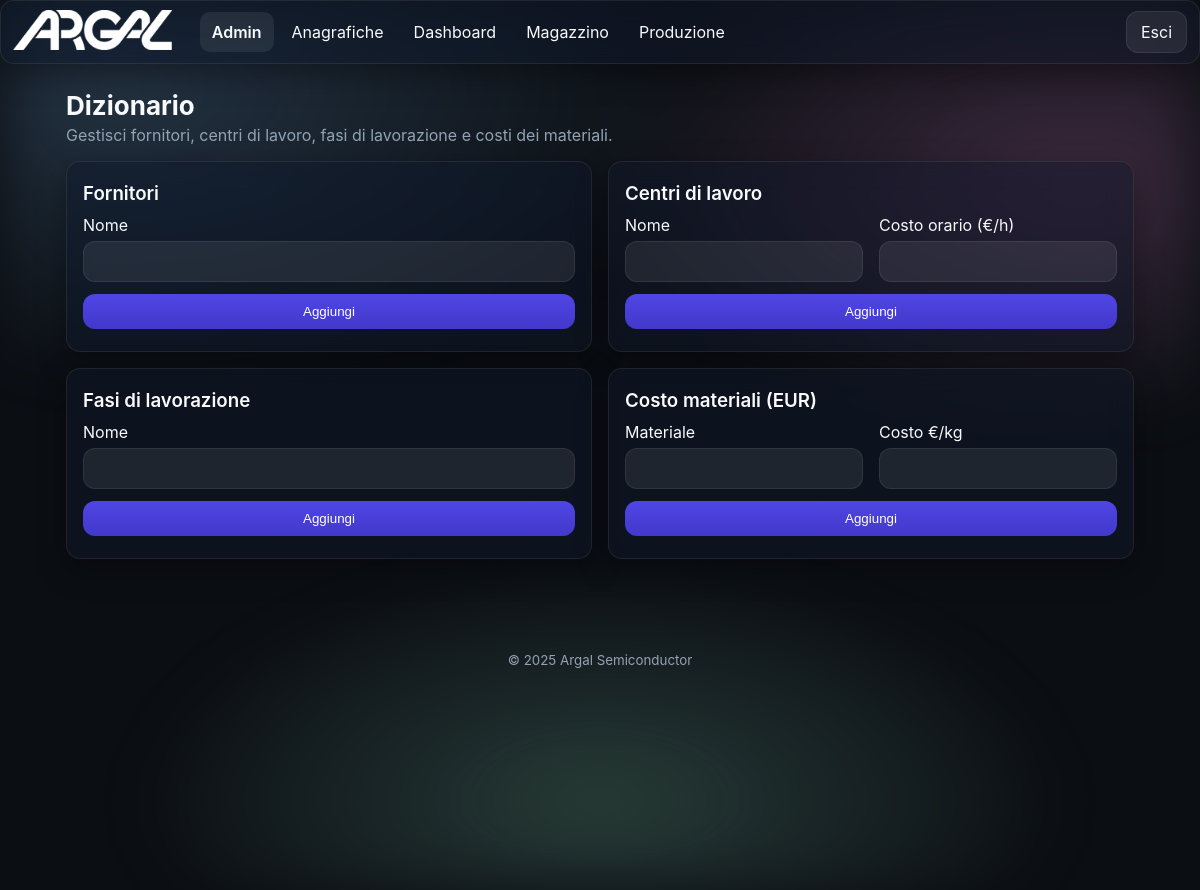
/admin/dictionary (signed in), run on an earlier commit of the app's database.
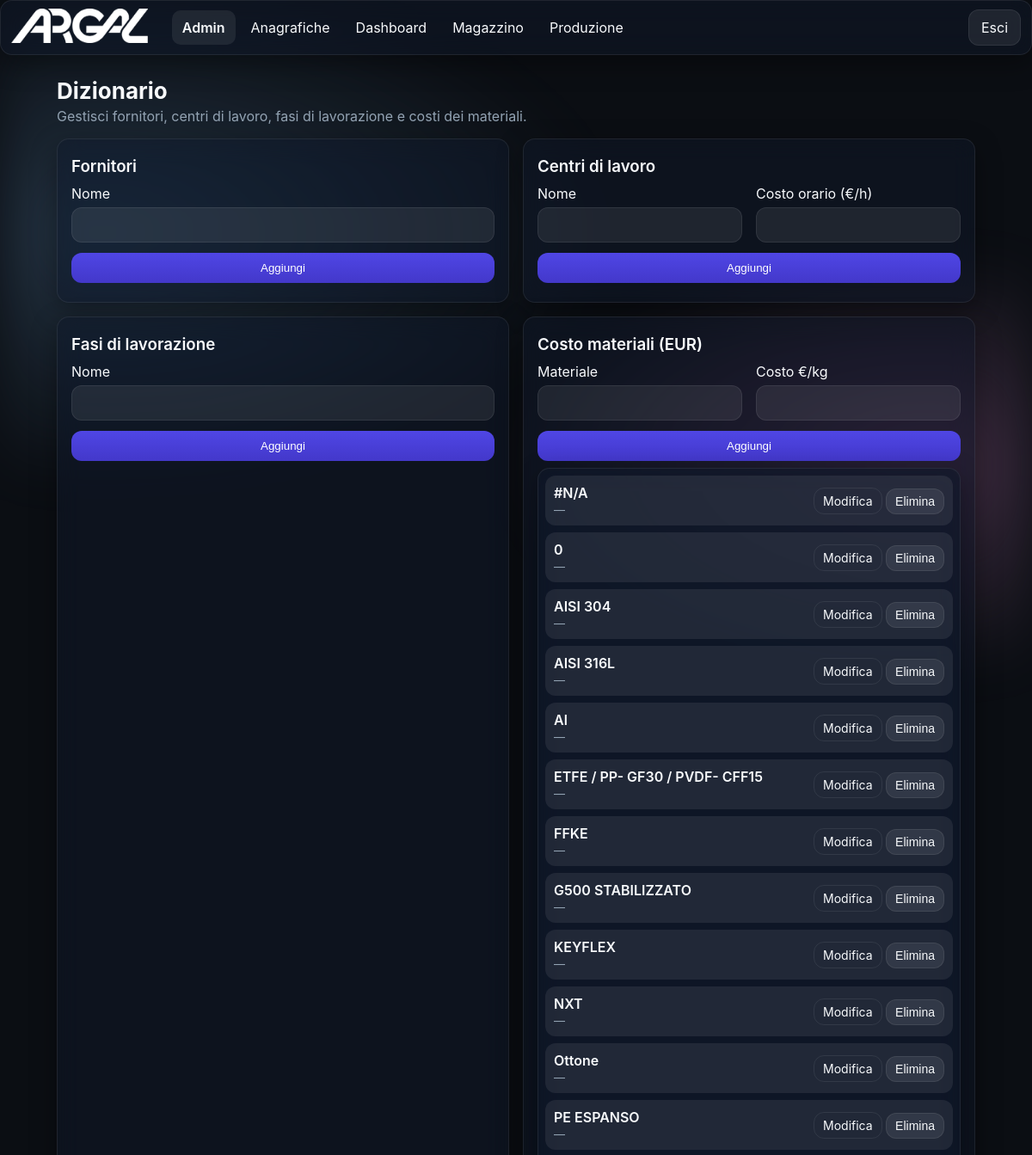
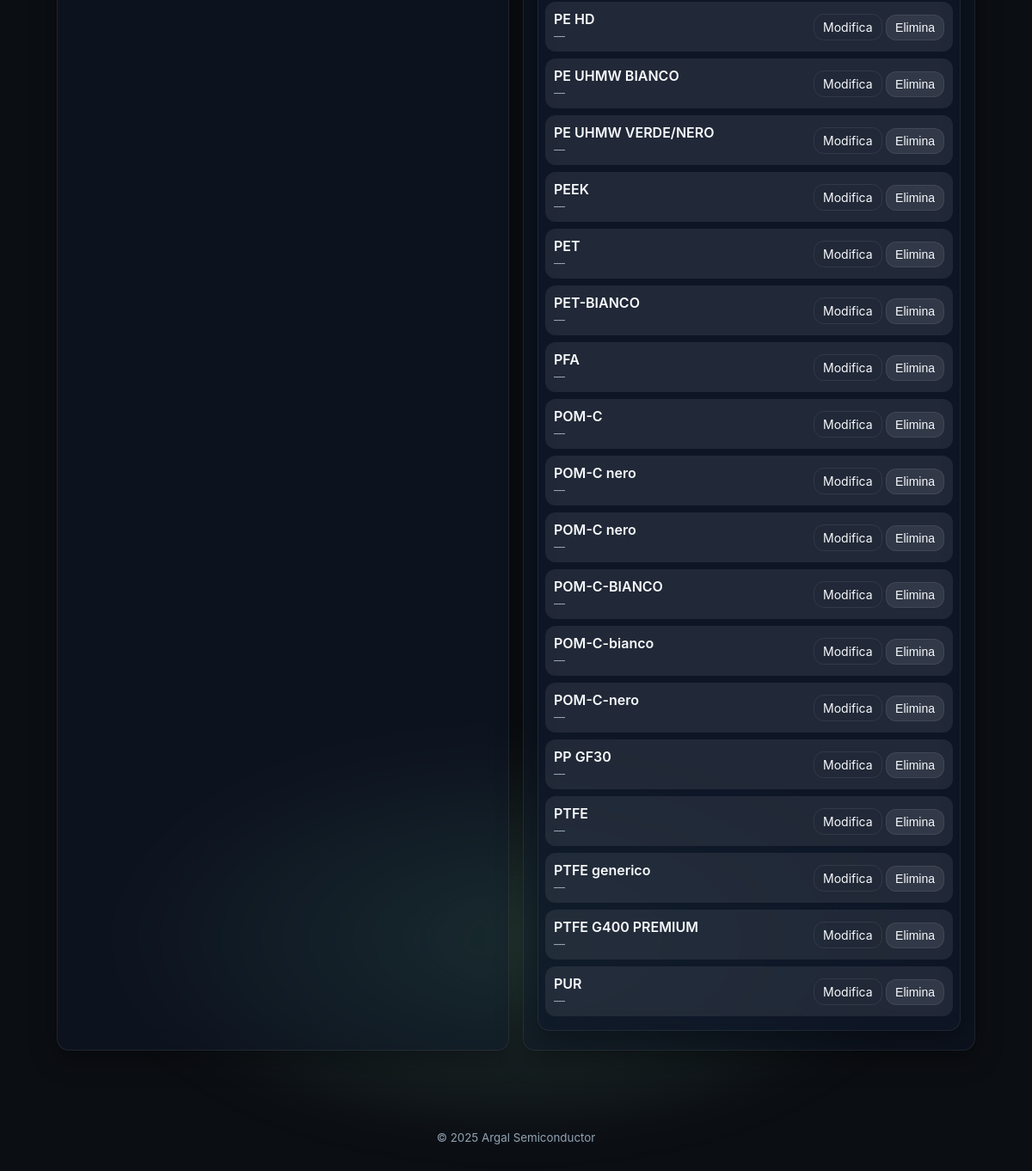
And on a later commit of the database (2 pictures, top to bottom).
### app/models.py (models this page shows)
class TimestampMixin(db.Model):
    __abstract__ = True
    created_at = db.Column(db.DateTime, default=datetime.utcnow)
    updated_at = db.Column(db.DateTime, default=datetime.utcnow, onupdate=datetime.utcnow)

class Module(TimestampMixin):
    __tablename__ = 'modules'
    id = db.Column(db.Integer, primary_key=True)
    name = db.Column(db.String(100), unique=True, nullable=False)
    slug = db.Column(db.String(100), unique=True, nullable=False)
    endpoint = db.Column(db.String(120), unique=True, nullable=False)
    enabled = db.Column(db.Boolean, default=True)
    icon = db.Column(db.String(100), default='cube')

class MaterialCost(TimestampMixin):
    __tablename__ = 'material_costs'
    id = db.Column(db.Integer, primary_key=True)
    material = db.Column(db.String(255), nullable=False)
    cost_eur = db.Column(db.Float)

### app/blueprints/admin/routes.py (the view, shortened to what this page needs)
@admin_bp.route('/dictionary', methods=['GET', 'POST'])
@login_required
def dictionary():
    admin_required()
    try:
        from sqlalchemy import text
        conn = db.engine.connect()
        res = conn.execute(text('PRAGMA table_info(work_centers)')).fetchall()
        col_names = [row[1] for row in res]  # second column contains the name
        if 'hourly_cost' not in col_names:
            conn.execute(text('ALTER TABLE work_centers ADD COLUMN hourly_cost FLOAT'))
        conn.close()
    except Exception:
        pass
    suppliers = Supplier.query.order_by(Supplier.name.asc()).all()
    work_centers = WorkCenter.query.order_by(WorkCenter.name.asc()).all()
    work_phases = WorkPhase.query.order_by(WorkPhase.name.asc()).all()
    material_costs = MaterialCost.query.order_by(MaterialCost.material.asc()).all()
    return render_template('admin/dictionary.html',
                           suppliers=suppliers,
                           work_centers=work_centers,
                           work_phases=work_phases,
                           material_costs=material_costs)

### app/blueprints/admin/routes.py (called while the page is built)
def admin_required():
    if not current_user.is_authenticated or not getattr(current_user, 'is_admin', False):
        abort(403)

@admin_bp.before_request
def check_admin():
    if not current_user.is_authenticated:
        return login_manager.unauthorized()
    if not current_user.is_admin:
        abort(403)

### app/models.py (called while the page is built)
@login_manager.user_loader
def load_user(user_id):
    try:
        return User.query.get(int(user_id))
    except Exception:
        return None

    @property
    def is_admin(self) -> bool:
        return self.role == 'admin'

### app/templates/admin/dictionary.html (shortened to what this page needs)
{% extends 'base.html' %}
{% block content %}
<section class="section">
  <h2 class="section-title">Dizionario</h2>
  <p class="section-subtitle">Gestisci fornitori, centri di lavoro, fasi di lavorazione e costi dei materiali.</p>
  <div class="grid grid-2">
    <div class="card glass">
      <h3 class="card-title">Fornitori</h3>
      <form method="post" class="form">
        <label class="field"><span>Nome</span><input name="name" required></label>
        <button class="btn primary" type="submit">Aggiungi</button>
      </form>
    </div>
    <div class="card glass">
      <h3 class="card-title">Centri di lavoro</h3>
      <form method="post" class="form">
        <div class="grid grid-2">
          <label class="field"><span>Nome</span><input name="name" required></label>
          <label class="field"><span>Costo orario (€/h)</span><input name="cost" type="number" step="0.0001"></label>
        </div>
        <button class="btn primary" type="submit">Aggiungi</button>
      </form>
    </div>
    <div class="card glass">
      <h3 class="card-title">Fasi di lavorazione</h3>
      <form method="post" class="form">
        <label class="field"><span>Nome</span><input name="name" required></label>
        <button class="btn primary" type="submit">Aggiungi</button>
      </form>
    </div>
    <div class="card glass">
      <h3 class="card-title">Costo materiali (EUR)</h3>
      <form method="post" class="form">
        <div class="grid grid-2">
          <label class="field"><span>Materiale</span><input name="material" required></label>
          <label class="field"><span>Costo €/kg</span><input name="cost" type="number" step="0.0001"></label>
        </div>
        <button class="btn primary" type="submit">Aggiungi</button>
      </form>
      {% if material_costs|length > 0 %}
        <div class="list glass" style="margin-top:8px;">
          {% for m in material_costs %}
          <div class="list-row">
            <div class="list-info">
              <div class="list-title">{{ m.material }}</div>
              <div class="list-subtitle">
                {% if m.cost_eur %}{{ m.cost_eur }} €/kg{% else %}—{% endif %}
              </div>
            </div>
            <div class="list-actions">
              <a class="btn small ghost" href="{{ url_for('admin.edit_material_cost', mc_id=m.id) }}">Modifica</a>
              <form method="post" action="{{ url_for('admin.delete_material_cost', mc_id=m.id) }}" style="display:inline;">
                <button class="btn danger small" type="submit" onclick="return confirm('Sei sicuro di voler eliminare questo costo materiale?');">Elimina</button>
              </form>
            </div>
          </div>
          {% endfor %}
        </div>
      {% endif %}
    </div>
  </div>
</section>
{% endblock %}

### app/templates/base.html (shortened to what this page needs)
<!doctype html>
<html lang="it" data-theme="dark">
<head>
  <link rel="stylesheet" href="{{ url_for('static', filename='css/styles.css') }}">
</head>
<body>
  <div class="bg-aurora"></div>
  {% if current_user.is_authenticated and not embedded %}
  <header class="app-header glass">
    <div class="brand">
      <a href="{{ url_for('dashboard.index') }}" class="brand-link" style="display:inline-block;">
        <img src="{{ url_for('static', filename='img/logo.png') }}" alt="Logo" class="logo">
      </a>
    </div>
    <nav class="nav-desktop">
      {% set cur_ep = request.endpoint or '' %}
      {% set detected_bp = (cur_ep.split('.')|first) %}
      {% set forced_bp = None %}
      {% if active_module is defined and active_module %}
        {% set forced_bp = active_module %}
      {% elif g is defined and g.active_module is defined and g.active_module %}
        {% set forced_bp = g.active_module %}
      {% endif %}
      {% set cur_bp = forced_bp if forced_bp else detected_bp %}
      {% for m in enabled_modules %}
        {% set mod_bp = (m.endpoint.split('.')|first) %}
        {% set is_active = (mod_bp == cur_bp) %}
        {% set display_name = 'Anagrafiche' if (m.slug == 'products' or m.name == 'Prodotti') else m.name %}
        <a class="nav-link{{ ' active' if is_active else '' }}" href="{{ url_for(m.endpoint) }}">{{ display_name }}</a>
      {% endfor %}
    </nav>
    <div class="header-actions">
      <a class="btn btn-ghost" href="{{ url_for('auth.logout') }}">Esci</a>
    </div>
  </header>
    {% set cur_ep = request.endpoint or '' %}
    {% set detected_bp = (cur_ep.split('.')|first) %}
    {% set forced_bp = None %}
    {% if active_module is defined and active_module %}
      {% set forced_bp = active_module %}
    {% elif g is defined and g.active_module is defined and g.active_module %}
      {% set forced_bp = g.active_module %}
    {% endif %}
    {% set cur_bp = forced_bp if forced_bp else detected_bp %}
  {% endif %}
  <main class="container">
    {% block content %}{% endblock %}
  </main>
  {% if not embedded %}
  <footer class="app-footer">
    <small>© {{ 2025 }} Argal Semiconductor</small>
  </footer>
  {% endif %}
</body>
</html>

### app/static/css/styles.css (style rules this page uses)
:root { --radius: 14px; --gap: 16px; --glass-bg: rgba(255,255,255,.10); --glass-stroke: rgba(255,255,255,.25); --text: #0b0b0c; --muted: #6b7280; --bg: #f6f7fb; --card: rgba(255,255,255,.6); --shadow: 0 10px 30px rgba(2,6,23,.15); }
html[data-theme='dark'] { --glass-bg: rgba(17,25,40,.50); --glass-stroke: rgba(255,255,255,.08); --text: #f8fafc; --muted: #93a3b3; --bg: #0b0e13; --card: rgba(255,255,255,.08); --shadow: 0 10px 30px rgba(0,0,0,.35); color-scheme: dark light; }
* { box-sizing:border-box; }
html,body { height:100%; }
body { margin:0; font-family: -apple-system, BlinkMacSystemFont, "Segoe UI", Roboto, Inter, "Helvetica Neue", Arial, "Apple Color Emoji","Segoe UI Emoji", "Segoe UI Symbol"; color: var(--text); background: var(--bg); }
.container { max-width:1100px; margin: 90px auto 60px; padding: 0 16px; }
.bg-aurora { position: fixed; inset: 0; background: radial-gradient(1200px 600px at 10% 10%, #8ec5ff33 0%, transparent 50%), radial-gradient(1000px 500px at 90% 20%, #ffa3e533 0%, transparent 50%), radial-gradient(1200px 600px at 50% 90%, #a7f3d033 0%, transparent 40%); filter: blur(30px) saturate(120%); animation: float 16s linear infinite alternate; z-index: -1; }
.glass { background: var(--glass-bg); border: 1px solid var(--glass-stroke); backdrop-filter: blur(14px) saturate(140%); -webkit-backdrop-filter: blur(14px) saturate(140%); border-radius: var(--radius); box-shadow: var(--shadow); }
.app-header { position: fixed; top: 0; left: 0; right: 0; height: 64px; display:flex; align-items:center; gap:16px; padding: 0 12px; z-index: 1000; }
.brand { display:flex; align-items:center; gap:10px; }
.brand .logo { height: 40px; width: auto; }
.nav-desktop { margin-left: 12px; display:none; gap:6px; }
.nav-desktop .nav-link { display:inline-flex; align-items:center; gap:8px; padding:10px 12px; border-radius: 10px; text-decoration:none; color:inherit; transition: transform .2s ease, background .2s ease, font-weight .2s ease; }
.nav-desktop .nav-link.active, .nav-mobile .nav-link.active { font-weight:600; background: var(--card); }
.header-actions { margin-left:auto; display:flex; align-items:center; gap:10px; }
@media (min-width: 900px) { .nav-desktop { display:flex; } }
.btn { display:inline-flex; align-items:center; justify-content:center; gap:8px; padding:10px 14px; border-radius: 12px; border:1px solid var(--glass-stroke); background: var(--card); cursor:pointer; text-decoration:none; color:inherit; transition: transform .2s ease, filter .2s ease, background .2s ease; }
.btn.small { padding:6px 10px; font-size:14px; }
.btn.primary { background: linear-gradient(180deg, #4f46e5, #4338ca); color:white; border:0; }
.btn.ghost { background: transparent; border:1px solid var(--glass-stroke); }
.section { margin-top: 12px; }
.section-title { font-size: 26px; margin: 10px 0; }
.section-subtitle { color: var(--muted); margin-top: -6px; }
.grid { display:grid; gap: var(--gap); }
.grid-2 { grid-template-columns: repeat(1, minmax(0,1fr)); }
@media (min-width: 700px) { .grid-2 { grid-template-columns: repeat(2, minmax(0,1fr)); } }
.card { padding: 16px 16px 22px; }
.card-title { margin: 4px 0 10px; font-weight:600; }
.list { padding: 8px; }
.list-row { display:grid; grid-template-columns: 1fr auto; gap:10px; align-items:center; padding: 10px; border-radius: 12px; margin-bottom: 8px; background: var(--card); }
.list-info { display:flex; flex-direction:column; gap:2px; }
.list-title { font-weight:600; }
.list-subtitle { color: var(--muted); font-size: 13px; }
.form { display:flex; flex-direction:column; gap: 12px; }
.field { display:flex; flex-direction:column; gap:6px; }
.field input:not([type="checkbox"]):not([type="radio"]), .field textarea, .field select { border-radius: 12px; padding:12px 14px; background: var(--card); border:1px solid var(--glass-stroke); color: inherit; outline: none; -webkit-appearance: none; appearance: none; }
.app-footer { text-align:center; padding: 30px 0; color: var(--muted); }

What changed in the data, as far as the page shows it:
added MaterialCost: material "#N/A"
added MaterialCost: material "0"
added MaterialCost: material "AISI 304"
added MaterialCost: material "AISI 316L"
added MaterialCost: material "Al"
added MaterialCost: material "ETFE / PP- GF30 / PVDF- CFF15"
added MaterialCost: material "FFKE"
added MaterialCost: material "G500 STABILIZZATO"
added MaterialCost: material "KEYFLEX"
added MaterialCost: material "NXT"
added MaterialCost: material "Ottone"
added MaterialCost: material "PE ESPANSO"
added MaterialCost: material "PE HD"
added MaterialCost: material "PE UHMW BIANCO"
added MaterialCost: material "PE UHMW VERDE/NERO"
added MaterialCost: material "PEEK"
added MaterialCost: material "PET"
added MaterialCost: material "PET-BIANCO"
added MaterialCost: material "PFA"
added MaterialCost: material "POM-C"
added MaterialCost: material "POM-C nero"
added MaterialCost: material "POM-C nero"
added MaterialCost: material "POM-C-BIANCO"
added MaterialCost: material "POM-C-bianco"
added MaterialCost: material "POM-C-nero"
added MaterialCost: material "PP GF30"
added MaterialCost: material "PTFE"
added MaterialCost: material "PTFE generico"
added MaterialCost: material "PTFE G400 PREMIUM"
added MaterialCost: material "PUR"
